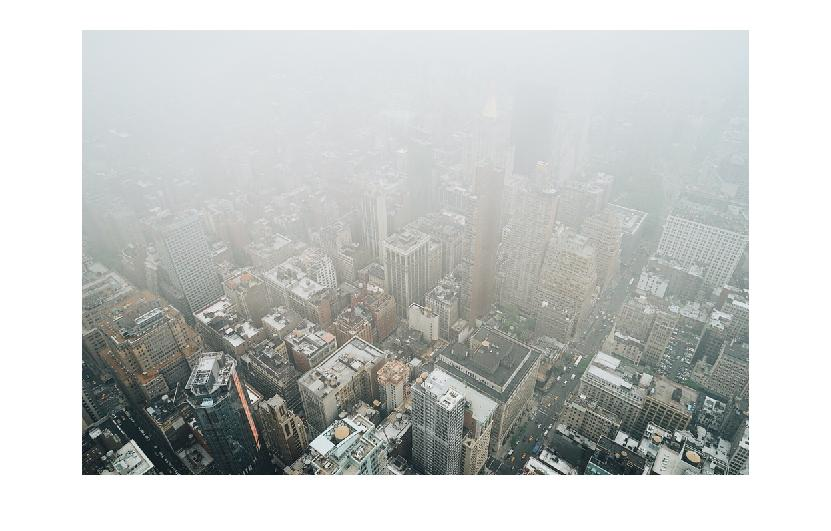
%> input picture 1.jpeg, 831 x 531 px
$ octave --eval "result = calVSMap(imread('1.jpeg'));"   (GNU Octave 9; MATLAB toolbox functions it lacks are replaced by stand-ins)
%> lines starting %> are read from the running program, lines starting %| are printed output that depends on the picture
function [outputRegion outputPixel] = calVSMap(I, r)
if nargin < 2
    r = 15;
end
hsvI = rgb2hsv(I);
%> hsvI: size 531x831x3 double; mean H, S, V 0.265, 0.0412, 0.787
s = hsvI(:,:,2);
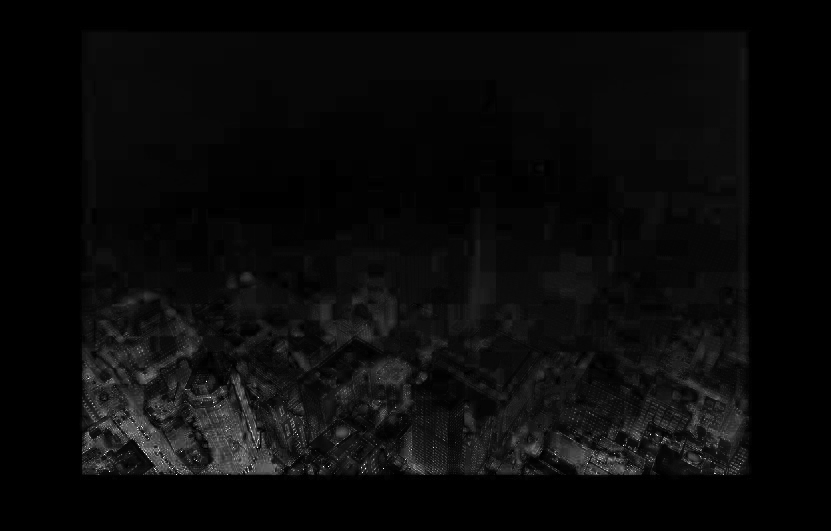
%> s: size 531x831 double; min 0, max 1, mean 0.0412
v = hsvI(:,:,3);
sigma = 0.041337;
sigmaMat = normrnd(0, sigma, size(I, 1), size(I, 2));

% Here is another parameters setting
%
% output = 0.1893 + 1.0267*v  - 1.2966*s;

output = 0.121779 + 0.959710*v  - 0.780245*s + sigmaMat;
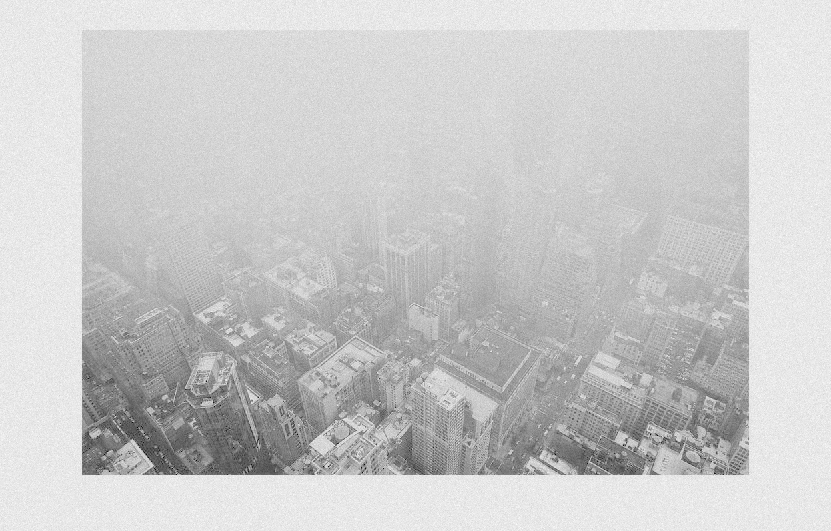
%> output: size 531x831 double; min -0.714, max 1.26, mean 0.844; drawn with min black and max white
outputPixel = output;
output = ordfilt2(output, 1, ones(r,r), 'symmetric');
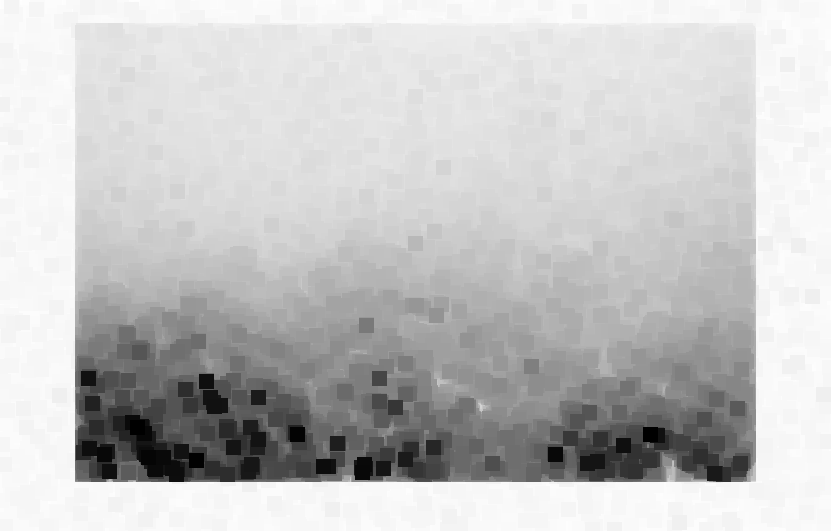
%> output: size 531x831 double; min -0.714, max 1.01, mean 0.621; drawn with min black and max white
outputRegion = output;
imwrite(outputRegion, 'Feature.jpg');
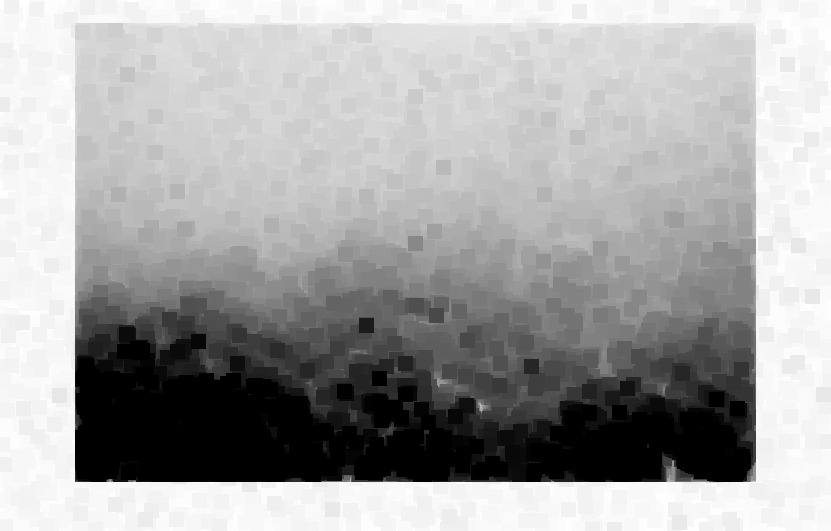
%> saved as Feature.jpg: size 531x831 uint8; min 0, max 255, mean 165.3
end

$ run again, on 2.jpeg
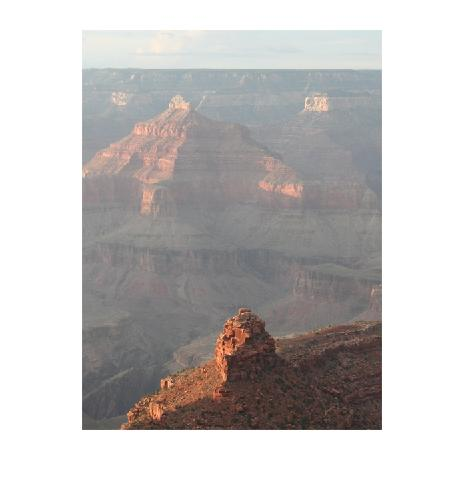
%> input picture 2.jpeg, 464 x 486 px
%> hsvI: size 486x464x3 double; mean H, S, V 0.196, 0.0535, 0.768
%> in calVSMap, `s = hsvI(:,:,2);`:
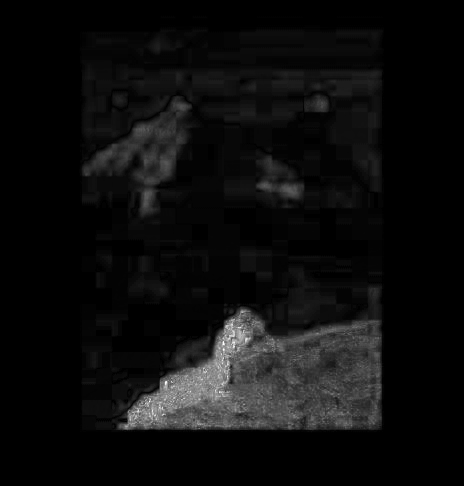
%> s: size 486x464 double; min 0, max 1, mean 0.0535
%> in calVSMap, `imwrite(outputRegion, 'Feature.jpg');`:
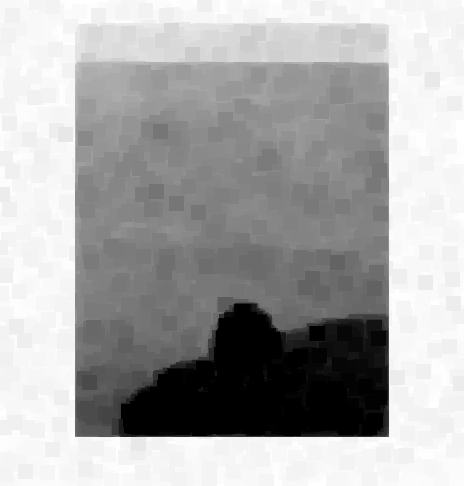
%> saved as Feature.jpg: size 486x464 uint8; min 0, max 255, mean 169
